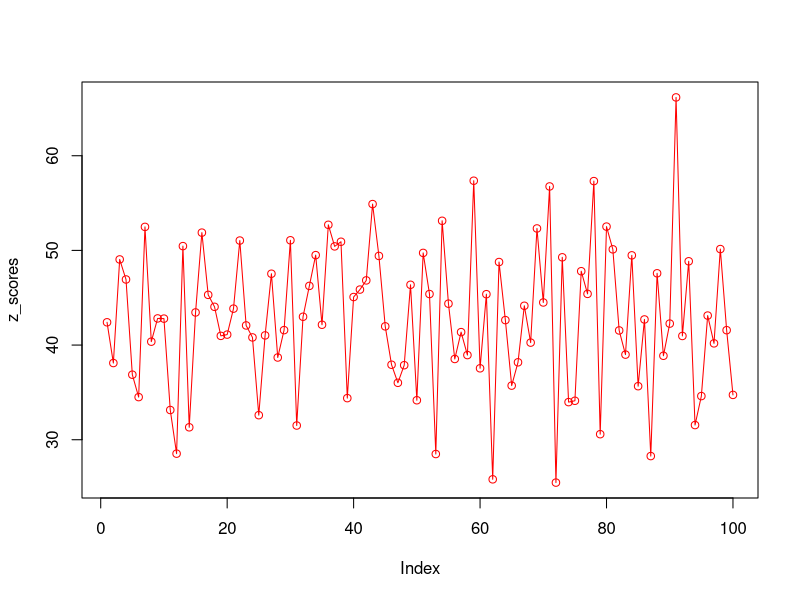
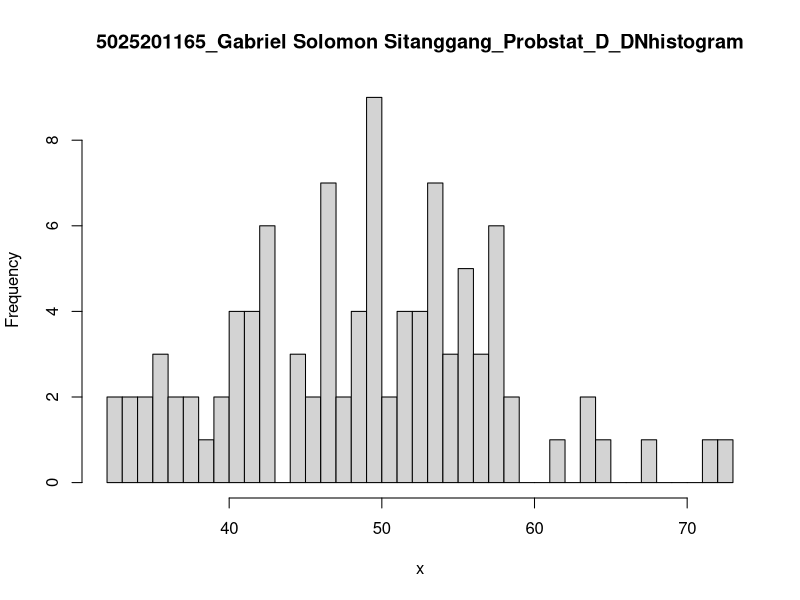

Source code (R) for these figures, in order:
#Praktikum soal nomor 6

#diketahui mean = 50 dan sd = 8 dari random nilai sebanyak 100 data
#Fungsi Probabilitas dari Distribusi Normal P
#sub soal (a)
n = 100
m = 50
std = 8

#contoh data data <- c(1,2,4,2,6,3,10,11,5,3,6,85)
data <- rnorm(100,50,8)
rata_rata <- mean(data)
x1 <- floor(mean(data))
x2 <- round(mean(data))

z_scores <- (data - mean(data) / sd(data))

plot(z_scores, type = "o", col="red")

#sub soal (b)
#Generate Histogram dari Distribusi Normal dengan breaks 50
x <- rnorm(100,50,8)
hist(x,
     breaks = 50,
     main = "5025201165_Gabriel Solomon Sitanggang_Probstat_D_DNhistogram")

#sub soal (c)
#nilai varian
var(x)